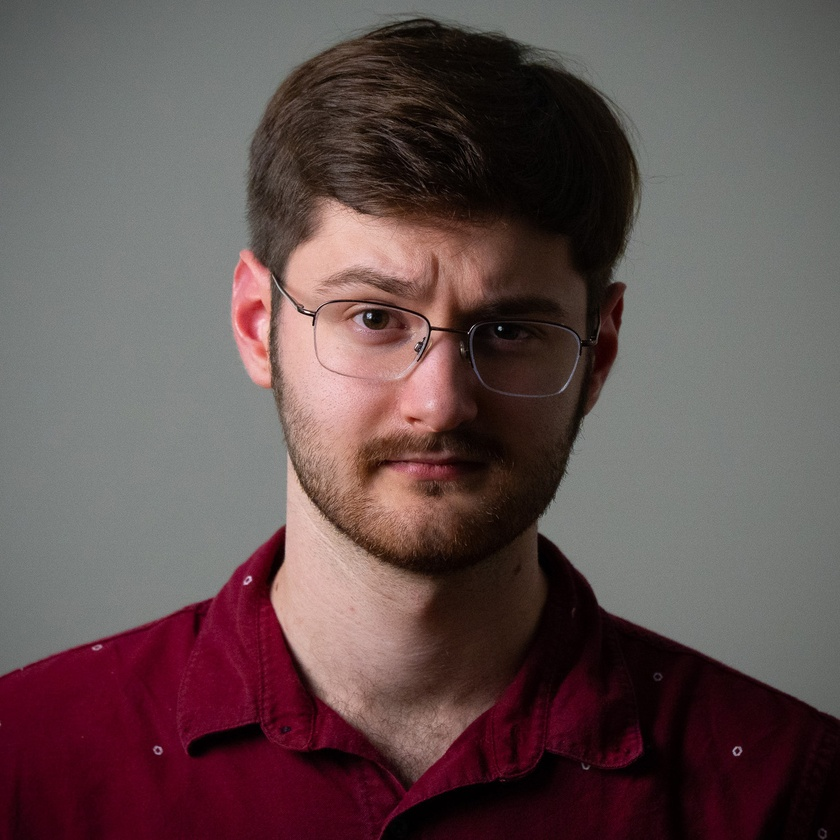
#> input picture images/DSC09914-2.JPG, 840 x 840 px, shrunk from 1365 x 1365 before the run; its folder holds only this picture in this run
$ python placeholder.py
#> lines starting #> are read from the running program, lines starting #| are printed output that depends on the picture
#!/usr/bin/env python3
"""Recursively replace .jpg files with same-dimension placeholder images."""

import sys
from pathlib import Path
from PIL import Image, ImageDraw, ImageFont

BG_COLOR = (40, 55, 80)        # dark muted blue
TEXT_COLOR = (255, 255, 255)   # white
TEXT = "placeholder"
SUBDIR_NAME = "placeholders"

FONT_CANDIDATES = [
    "DejaVuSans.ttf",
    "Arial.ttf",
    "arial.ttf",
    "Helvetica.ttc",
    "/usr/share/fonts/truetype/dejavu/DejaVuSans.ttf",
    "/Library/Fonts/Arial.ttf",
    "C:/Windows/Fonts/arial.ttf",
]


def load_font(size):
    for name in FONT_CANDIDATES:
        try:
            return ImageFont.truetype(name, size)
        except (OSError, IOError):
            continue
    return ImageFont.load_default()


def fit_font_size(width, height, target_ratio=0.7):
    max_width = width * target_ratio
    max_height = height * target_ratio
    lo, hi = 4, max(8, min(width, height))
    best = lo
    while lo <= hi:
        mid = (lo + hi) // 2
        font = load_font(mid)
        bbox = font.getbbox(TEXT)
        tw, th = bbox[2] - bbox[0], bbox[3] - bbox[1]
        if tw <= max_width and th <= max_height:
            best = mid
            lo = mid + 1
        else:
            hi = mid - 1
    return load_font(best)


def make_placeholder(width, height, out_path):
    img = Image.new("RGB", (width, height), BG_COLOR)
    draw = ImageDraw.Draw(img)
    font = fit_font_size(width, height)
    bbox = draw.textbbox((0, 0), TEXT, font=font)
    tw, th = bbox[2] - bbox[0], bbox[3] - bbox[1]
    x = (width - tw) / 2 - bbox[0]
    y = (height - th) / 2 - bbox[1]
    draw.text((x, y), TEXT, fill=TEXT_COLOR, font=font)
    img.save(out_path, "JPEG", quality=85)


def process_directory(directory, root):
    """Process .jpgs in one directory, skipping any 'placeholders' subdir."""
    if directory.name == SUBDIR_NAME:
        return 0, 0

    jpgs = [p for p in directory.iterdir()
            if p.is_file() and p.suffix.lower() in (".jpg", ".jpeg")]

    if not jpgs:
        return 0, 0

    out_dir = directory / SUBDIR_NAME
    out_dir.mkdir(exist_ok=True)

    processed = 0
    skipped = 0
    for path in jpgs:
        try:
            with Image.open(path) as im:
                w, h = im.size
        except Exception as e:
            print(f"  SKIP {path.name}: {e}")
            skipped += 1
            continue

        out_path = out_dir / path.name
        make_placeholder(w, h, out_path)
        rel = path.relative_to(root)
        print(f"  {rel}  ->  {SUBDIR_NAME}/{path.name}  ({w}x{h})")
        processed += 1

    return processed, skipped


def main(directory):
    root = Path(directory).resolve()
    if not root.is_dir():
        sys.exit(f"Not a directory: {root}")

    print(f"Scanning {root} recursively...\n")

    total_processed = 0
    total_skipped = 0
    # rglob '*' walks all subdirectories; filter to dirs and skip placeholders dirs
    all_dirs = [root] + [p for p in root.rglob("*")
                         if p.is_dir() and p.name != SUBDIR_NAME
                         and SUBDIR_NAME not in p.parts]

    for d in all_dirs:
        p, s = process_directory(d, root)
#> in process_directory, im is the input picture: PIL image 840x840 RGB; mean R, G, B 98.5, 80.2, 80.2
#> in make_placeholder, `img = Image.new("RGB", (width, height), BG_COLOR)`:
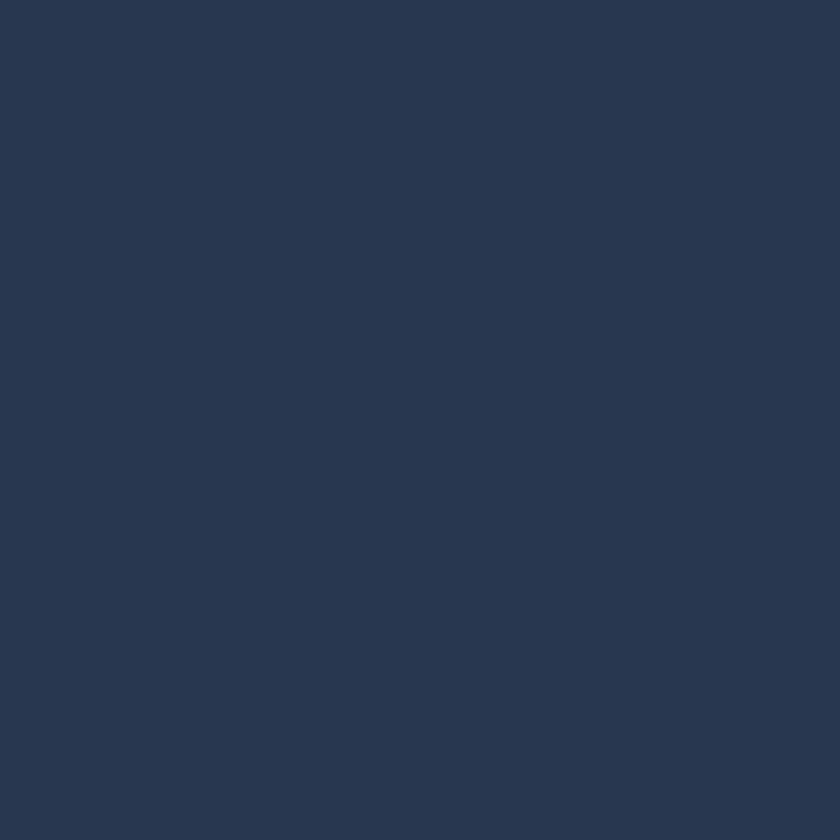
#> img: PIL image 840x840 RGB; mean R, G, B 40, 55, 80
#> in make_placeholder, `bbox = draw.textbbox((0, 0), TEXT, font=font)`: bbox = (0, 17, 588, 114)
#> in make_placeholder, `tw, th = bbox[2] - bbox[0], bbox[3] - bbox[1]`: tw = 588; th = 97
#> in make_placeholder, `x = (width - tw) / 2 - bbox[0]`: x = 126
#> in make_placeholder, `y = (height - th) / 2 - bbox[1]`: y = 354.5
#> in make_placeholder, `img.save(out_path, "JPEG", quality=85)`:
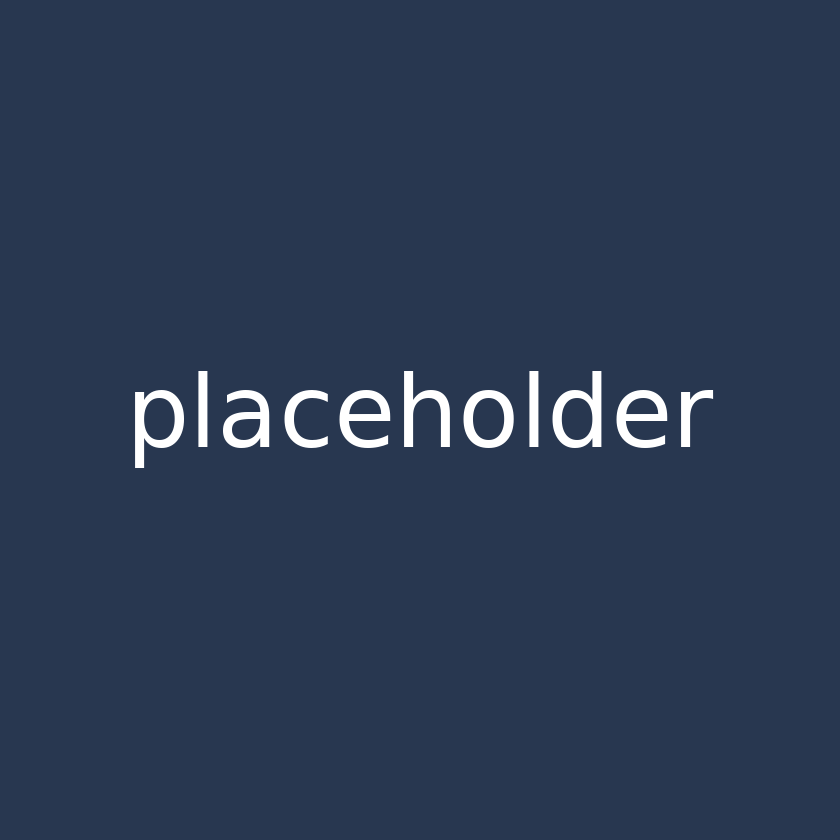
#> saved as DSC09914-2.JPG: PIL image 840x840 RGB; mean R, G, B 44, 58.7, 83.2
#|   DSC09914-2.JPG  ->  placeholders/DSC09914-2.JPG  (840x840)
        total_processed += p
        total_skipped += s

    print(f"\nDone. {total_processed} placeholder(s) created, {total_skipped} skipped.")


if __name__ == "__main__":
    target = sys.argv[1] if len(sys.argv) > 1 else "."
    main(target)
